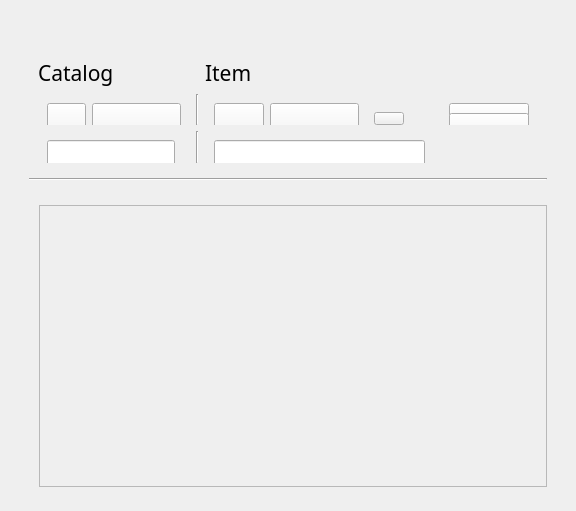
<?xml version="1.0" encoding="UTF-8"?>
<ui version="4.0">
 <class>Form</class>
 <widget class="QWidget" name="Form">
  <property name="geometry">
   <rect>
    <x>0</x>
    <y>0</y>
    <width>576</width>
    <height>511</height>
   </rect>
  </property>
  <property name="windowTitle">
   <string>Form</string>
  </property>
  <layout class="QVBoxLayout" name="verticalLayout_3">
   <item>
    <widget class="QGroupBox" name="groupBox_2">
     <property name="sizePolicy">
      <sizepolicy hsizetype="Preferred" vsizetype="Expanding">
       <horstretch>0</horstretch>
       <verstretch>2</verstretch>
      </sizepolicy>
     </property>
     <property name="minimumSize">
      <size>
       <width>100</width>
       <height>100</height>
      </size>
     </property>
     <property name="styleSheet">
      <string notr="true">QGroupBox {
    border: none;
}</string>
     </property>
     <property name="title">
      <string/>
     </property>
     <layout class="QVBoxLayout" name="verticalLayout_2">
      <item>
       <widget class="QGroupBox" name="groupBox">
        <property name="title">
         <string/>
        </property>
       </widget>
      </item>
      <item>
       <widget class="QGroupBox" name="editBox">
        <property name="sizePolicy">
         <sizepolicy hsizetype="Expanding" vsizetype="Preferred">
          <horstretch>0</horstretch>
          <verstretch>0</verstretch>
         </sizepolicy>
        </property>
        <property name="minimumSize">
         <size>
          <width>100</width>
          <height>150</height>
         </size>
        </property>
        <property name="maximumSize">
         <size>
          <width>16777215</width>
          <height>16777215</height>
         </size>
        </property>
        <property name="baseSize">
         <size>
          <width>100</width>
          <height>200</height>
         </size>
        </property>
        <property name="title">
         <string/>
        </property>
        <layout class="QVBoxLayout" name="verticalLayout">
         <item>
          <widget class="QGroupBox" name="groupBox_5">
           <property name="sizePolicy">
            <sizepolicy hsizetype="Preferred" vsizetype="Expanding">
             <horstretch>0</horstretch>
             <verstretch>0</verstretch>
            </sizepolicy>
           </property>
           <property name="minimumSize">
            <size>
             <width>0</width>
             <height>0</height>
            </size>
           </property>
           <property name="title">
            <string/>
           </property>
           <layout class="QGridLayout" name="gridLayout">
            <item row="1" column="8">
             <widget class="QGroupBox" name="saveBox">
              <property name="title">
               <string/>
              </property>
              <layout class="QVBoxLayout" name="verticalLayout_5">
               <item>
                <widget class="PushButton" name="saveItemButton">
                 <property name="minimumSize">
                  <size>
                   <width>0</width>
                   <height>40</height>
                  </size>
                 </property>
                 <property name="font">
                  <font>
                   <family>微软雅黑</family>
                  </font>
                 </property>
                 <property name="toolTip">
                  <string>保存当前显示的数据</string>
                 </property>
                 <property name="text">
                  <string>保存</string>
                 </property>
                </widget>
               </item>
               <item>
                <widget class="PushButton" name="resetItemButton">
                 <property name="minimumSize">
                  <size>
                   <width>0</width>
                   <height>40</height>
                  </size>
                 </property>
                 <property name="font">
                  <font>
                   <family>微软雅黑</family>
                  </font>
                 </property>
                 <property name="toolTip">
                  <string>重置为保存前的数据</string>
                 </property>
                 <property name="text">
                  <string>重置</string>
                 </property>
                </widget>
               </item>
              </layout>
             </widget>
            </item>
            <item row="2" column="3">
             <widget class="Line" name="line">
              <property name="orientation">
               <enum>Qt::Vertical</enum>
              </property>
             </widget>
            </item>
            <item row="1" column="3">
             <widget class="Line" name="line_2">
              <property name="orientation">
               <enum>Qt::Vertical</enum>
              </property>
             </widget>
            </item>
            <item row="1" column="4">
             <widget class="QGroupBox" name="groupBox_9">
              <property name="title">
               <string/>
              </property>
              <layout class="QHBoxLayout" name="horizontalLayout_6">
               <item>
                <widget class="TransparentToolButton" name="removeItemButton">
                 <property name="sizePolicy">
                  <sizepolicy hsizetype="Expanding" vsizetype="Expanding">
                   <horstretch>0</horstretch>
                   <verstretch>0</verstretch>
                  </sizepolicy>
                 </property>
                 <property name="minimumSize">
                  <size>
                   <width>20</width>
                   <height>50</height>
                  </size>
                 </property>
                 <property name="maximumSize">
                  <size>
                   <width>50</width>
                   <height>50</height>
                  </size>
                 </property>
                 <property name="font">
                  <font>
                   <family>Consolas</family>
                   <pointsize>16</pointsize>
                   <weight>50</weight>
                   <bold>false</bold>
                  </font>
                 </property>
                 <property name="toolTip">
                  <string>删除当前项</string>
                 </property>
                 <property name="text">
                  <string/>
                 </property>
                 <property name="iconSize">
                  <size>
                   <width>16</width>
                   <height>16</height>
                  </size>
                 </property>
                </widget>
               </item>
               <item>
                <widget class="ComboBox" name="itemComboBox">
                 <property name="sizePolicy">
                  <sizepolicy hsizetype="Expanding" vsizetype="Expanding">
                   <horstretch>1</horstretch>
                   <verstretch>1</verstretch>
                  </sizepolicy>
                 </property>
                 <property name="minimumSize">
                  <size>
                   <width>50</width>
                   <height>50</height>
                  </size>
                 </property>
                 <property name="maximumSize">
                  <size>
                   <width>16777215</width>
                   <height>50</height>
                  </size>
                 </property>
                 <property name="font">
                  <font>
                   <family>Consolas</family>
                   <pointsize>12</pointsize>
                  </font>
                 </property>
                </widget>
               </item>
               <item>
                <widget class="QGroupBox" name="groupBox_8">
                 <property name="sizePolicy">
                  <sizepolicy hsizetype="Expanding" vsizetype="Expanding">
                   <horstretch>0</horstretch>
                   <verstretch>0</verstretch>
                  </sizepolicy>
                 </property>
                 <property name="minimumSize">
                  <size>
                   <width>50</width>
                   <height>50</height>
                  </size>
                 </property>
                 <property name="maximumSize">
                  <size>
                   <width>16777215</width>
                   <height>50</height>
                  </size>
                 </property>
                 <property name="title">
                  <string/>
                 </property>
                 <layout class="QVBoxLayout" name="verticalLayout_4">
                  <item>
                   <widget class="TransparentToolButton" name="lastItemButton">
                    <property name="sizePolicy">
                     <sizepolicy hsizetype="Expanding" vsizetype="Expanding">
                      <horstretch>1</horstretch>
                      <verstretch>0</verstretch>
                     </sizepolicy>
                    </property>
                    <property name="minimumSize">
                     <size>
                      <width>10</width>
                      <height>10</height>
                     </size>
                    </property>
                    <property name="maximumSize">
                     <size>
                      <width>30</width>
                      <height>16777215</height>
                     </size>
                    </property>
                    <property name="font">
                     <font>
                      <family>微软雅黑</family>
                     </font>
                    </property>
                    <property name="text">
                     <string/>
                    </property>
                    <property name="iconSize">
                     <size>
                      <width>8</width>
                      <height>8</height>
                     </size>
                    </property>
                   </widget>
                  </item>
                  <item>
                   <widget class="TransparentToolButton" name="nextItemButton">
                    <property name="sizePolicy">
                     <sizepolicy hsizetype="Expanding" vsizetype="Expanding">
                      <horstretch>1</horstretch>
                      <verstretch>0</verstretch>
                     </sizepolicy>
                    </property>
                    <property name="minimumSize">
                     <size>
                      <width>10</width>
                      <height>10</height>
                     </size>
                    </property>
                    <property name="maximumSize">
                     <size>
                      <width>30</width>
                      <height>16777215</height>
                     </size>
                    </property>
                    <property name="font">
                     <font>
                      <family>微软雅黑</family>
                     </font>
                    </property>
                    <property name="text">
                     <string/>
                    </property>
                    <property name="iconSize">
                     <size>
                      <width>8</width>
                      <height>8</height>
                     </size>
                    </property>
                   </widget>
                  </item>
                 </layout>
                </widget>
               </item>
               <item>
                <spacer name="horizontalSpacer_4">
                 <property name="orientation">
                  <enum>Qt::Horizontal</enum>
                 </property>
                 <property name="sizeType">
                  <enum>QSizePolicy::Preferred</enum>
                 </property>
                 <property name="sizeHint" stdset="0">
                  <size>
                   <width>10</width>
                   <height>20</height>
                  </size>
                 </property>
                </spacer>
               </item>
              </layout>
             </widget>
            </item>
            <item row="2" column="8">
             <spacer name="horizontalSpacer">
              <property name="orientation">
               <enum>Qt::Horizontal</enum>
              </property>
              <property name="sizeType">
               <enum>QSizePolicy::Preferred</enum>
              </property>
              <property name="sizeHint" stdset="0">
               <size>
                <width>10</width>
                <height>20</height>
               </size>
              </property>
             </spacer>
            </item>
            <item row="2" column="4">
             <widget class="QGroupBox" name="groupBox_7">
              <property name="title">
               <string/>
              </property>
              <layout class="QHBoxLayout" name="horizontalLayout_4">
               <item>
                <widget class="DropDownLineEdit" name="itemLineEdit">
                 <property name="sizePolicy">
                  <sizepolicy hsizetype="Expanding" vsizetype="Expanding">
                   <horstretch>0</horstretch>
                   <verstretch>0</verstretch>
                  </sizepolicy>
                 </property>
                 <property name="minimumSize">
                  <size>
                   <width>50</width>
                   <height>50</height>
                  </size>
                 </property>
                 <property name="maximumSize">
                  <size>
                   <width>16777215</width>
                   <height>50</height>
                  </size>
                 </property>
                 <property name="font">
                  <font>
                   <family>Consolas</family>
                  </font>
                 </property>
                 <property name="toolTip">
                  <string>输入键</string>
                 </property>
                 <property name="clearButtonEnabled">
                  <bool>true</bool>
                 </property>
                </widget>
               </item>
              </layout>
             </widget>
            </item>
            <item row="2" column="1">
             <widget class="QGroupBox" name="groupBox_6">
              <property name="title">
               <string/>
              </property>
              <layout class="QHBoxLayout" name="horizontalLayout_3">
               <item>
                <widget class="DropDownLineEdit" name="catalogLineEdit">
                 <property name="sizePolicy">
                  <sizepolicy hsizetype="Expanding" vsizetype="Expanding">
                   <horstretch>0</horstretch>
                   <verstretch>0</verstretch>
                  </sizepolicy>
                 </property>
                 <property name="minimumSize">
                  <size>
                   <width>50</width>
                   <height>50</height>
                  </size>
                 </property>
                 <property name="maximumSize">
                  <size>
                   <width>16777215</width>
                   <height>50</height>
                  </size>
                 </property>
                 <property name="toolTip">
                  <string>输入键</string>
                 </property>
                 <property name="clearButtonEnabled">
                  <bool>true</bool>
                 </property>
                </widget>
               </item>
              </layout>
             </widget>
            </item>
            <item row="1" column="1" colspan="2">
             <widget class="QGroupBox" name="groupBox_4">
              <property name="sizePolicy">
               <sizepolicy hsizetype="Expanding" vsizetype="Preferred">
                <horstretch>0</horstretch>
                <verstretch>0</verstretch>
               </sizepolicy>
              </property>
              <property name="title">
               <string/>
              </property>
              <layout class="QHBoxLayout" name="horizontalLayout">
               <item>
                <widget class="TransparentToolButton" name="removeCatalogButton">
                 <property name="sizePolicy">
                  <sizepolicy hsizetype="Expanding" vsizetype="Fixed">
                   <horstretch>0</horstretch>
                   <verstretch>0</verstretch>
                  </sizepolicy>
                 </property>
                 <property name="minimumSize">
                  <size>
                   <width>20</width>
                   <height>50</height>
                  </size>
                 </property>
                 <property name="maximumSize">
                  <size>
                   <width>50</width>
                   <height>50</height>
                  </size>
                 </property>
                 <property name="font">
                  <font>
                   <family>Consolas</family>
                   <pointsize>16</pointsize>
                   <weight>75</weight>
                   <bold>true</bold>
                  </font>
                 </property>
                 <property name="toolTip">
                  <string>删除当前分类</string>
                 </property>
                 <property name="text">
                  <string/>
                 </property>
                 <property name="iconSize">
                  <size>
                   <width>16</width>
                   <height>16</height>
                  </size>
                 </property>
                </widget>
               </item>
               <item>
                <widget class="ComboBox" name="catalogComboBox">
                 <property name="sizePolicy">
                  <sizepolicy hsizetype="Expanding" vsizetype="Expanding">
                   <horstretch>0</horstretch>
                   <verstretch>0</verstretch>
                  </sizepolicy>
                 </property>
                 <property name="minimumSize">
                  <size>
                   <width>50</width>
                   <height>50</height>
                  </size>
                 </property>
                 <property name="maximumSize">
                  <size>
                   <width>16777215</width>
                   <height>50</height>
                  </size>
                 </property>
                 <property name="font">
                  <font>
                   <family>Consolas</family>
                   <pointsize>12</pointsize>
                  </font>
                 </property>
                </widget>
               </item>
              </layout>
             </widget>
            </item>
            <item row="2" column="2">
             <spacer name="horizontalSpacer_2">
              <property name="orientation">
               <enum>Qt::Horizontal</enum>
              </property>
              <property name="sizeType">
               <enum>QSizePolicy::Preferred</enum>
              </property>
              <property name="sizeHint" stdset="0">
               <size>
                <width>10</width>
                <height>20</height>
               </size>
              </property>
             </spacer>
            </item>
            <item row="0" column="1">
             <widget class="SubtitleLabel" name="label">
              <property name="font">
               <font>
                <family>VonwaonBitmap 16px</family>
                <pointsize>16</pointsize>
               </font>
              </property>
              <property name="text">
               <string>Catalog</string>
              </property>
             </widget>
            </item>
            <item row="0" column="4">
             <widget class="SubtitleLabel" name="label_2">
              <property name="font">
               <font>
                <family>VonwaonBitmap 16px</family>
                <pointsize>16</pointsize>
               </font>
              </property>
              <property name="text">
               <string>Item</string>
              </property>
             </widget>
            </item>
           </layout>
          </widget>
         </item>
         <item>
          <widget class="Line" name="line_3">
           <property name="orientation">
            <enum>Qt::Horizontal</enum>
           </property>
          </widget>
         </item>
        </layout>
       </widget>
      </item>
      <item>
       <widget class="QGroupBox" name="groupBox_3">
        <property name="sizePolicy">
         <sizepolicy hsizetype="Preferred" vsizetype="Expanding">
          <horstretch>0</horstretch>
          <verstretch>2</verstretch>
         </sizepolicy>
        </property>
        <property name="minimumSize">
         <size>
          <width>0</width>
          <height>300</height>
         </size>
        </property>
        <property name="title">
         <string/>
        </property>
        <layout class="QHBoxLayout" name="horizontalLayout_2">
         <item>
          <spacer name="horizontalSpacer_3">
           <property name="orientation">
            <enum>Qt::Horizontal</enum>
           </property>
           <property name="sizeType">
            <enum>QSizePolicy::Preferred</enum>
           </property>
           <property name="sizeHint" stdset="0">
            <size>
             <width>10</width>
             <height>20</height>
            </size>
           </property>
          </spacer>
         </item>
         <item>
          <widget class="SmoothScrollArea" name="scrollArea">
           <property name="sizePolicy">
            <sizepolicy hsizetype="Expanding" vsizetype="Expanding">
             <horstretch>0</horstretch>
             <verstretch>2</verstretch>
            </sizepolicy>
           </property>
           <property name="widgetResizable">
            <bool>true</bool>
           </property>
           <widget class="QWidget" name="editFormLayout">
            <property name="geometry">
             <rect>
              <x>0</x>
              <y>0</y>
              <width>524</width>
              <height>286</height>
             </rect>
            </property>
            <property name="autoFillBackground">
             <bool>true</bool>
            </property>
            <layout class="QFormLayout" name="formLayout">
             <property name="labelAlignment">
              <set>Qt::AlignLeading|Qt::AlignLeft|Qt::AlignTop</set>
             </property>
             <property name="horizontalSpacing">
              <number>0</number>
             </property>
             <property name="verticalSpacing">
              <number>0</number>
             </property>
            </layout>
           </widget>
          </widget>
         </item>
        </layout>
       </widget>
      </item>
     </layout>
    </widget>
   </item>
  </layout>
 </widget>
 <customwidgets>
  <customwidget>
   <class>PushButton</class>
   <extends>QPushButton</extends>
   <header>qfluentwidgets</header>
  </customwidget>
  <customwidget>
   <class>ComboBox</class>
   <extends>QComboBox</extends>
   <header>qfluentwidgets</header>
  </customwidget>
  <customwidget>
   <class>SmoothScrollArea</class>
   <extends>QScrollArea</extends>
   <header location="global">qfluentwidgets</header>
   <container>1</container>
  </customwidget>
  <customwidget>
   <class>SubtitleLabel</class>
   <extends>QLabel</extends>
   <header>qfluentwidgets</header>
  </customwidget>
  <customwidget>
   <class>TransparentToolButton</class>
   <extends>QPushButton</extends>
   <header>qfluentwidgets</header>
  </customwidget>
  <customwidget>
   <class>DropDownLineEdit</class>
   <extends>QLineEdit</extends>
   <header location="global">EditorWidgets</header>
  </customwidget>
 </customwidgets>
 <resources/>
 <connections/>
</ui>
